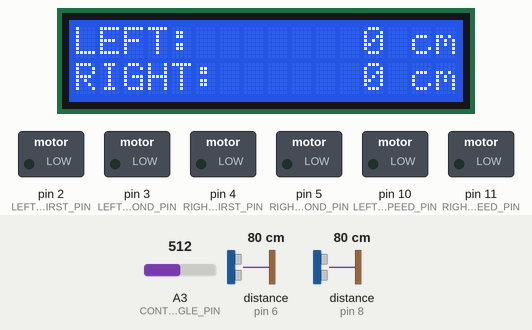
Recording of a sketch running on a simulated Arduino Uno, built with avr-gcc and run on an emulated ATmega328P. On the bench: 16×2 character LCD, switched loads named in the sketch (green lamp = pin HIGH). Wiring (inferred from the names in the program): 2 × ultrasonic range finder: trigger pin 7, echo pin 6 / trigger pin 9, echo pin 8. The inputs (shaded band) are chosen by the test bench; at power-on: distance to the obstacle (sensors on pin 6, pin 8) 80 cm, A3 (CONTROLLER_TOGGLE_PIN) = 512. The echo pulse lasts 58.3 µs per cm; pins used as bus, display or sensor lines are not drawn.

Above: at 3.2 s.
3.3 s: distance to the obstacle (sensor on pin 6) set to 18 cm
At 4.8 s:
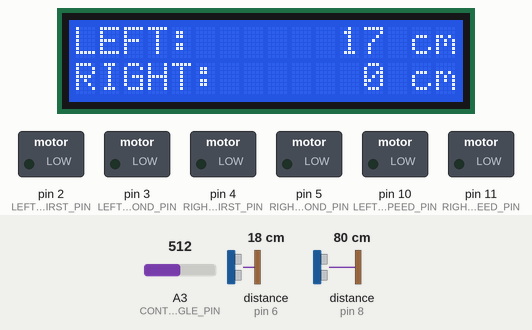
5.7 s: distance to the obstacle (sensor on pin 6) set to 14 cm
At 5.93 s:
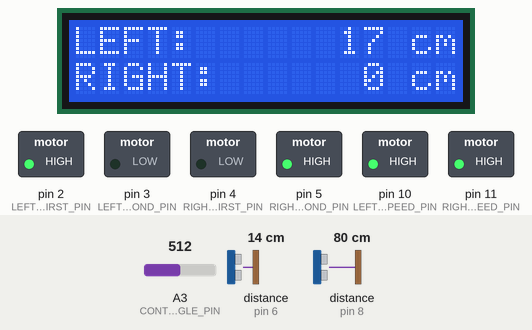
7.7 s: distance to the obstacle (sensor on pin 6) set to 9 cm
At 9.55 s:
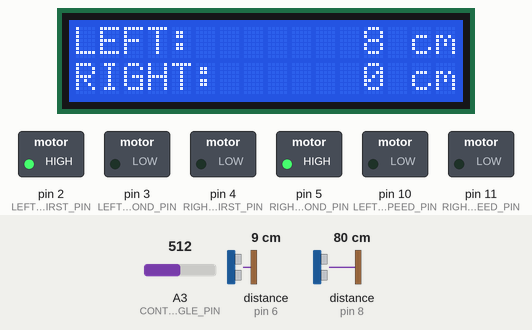
10.7 s: distance to the obstacle (sensor on pin 8) set to 17 cm
At 11.95 s:
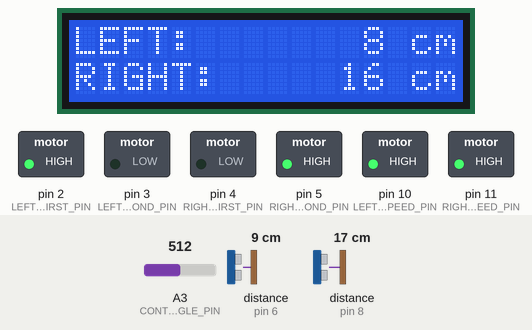
13.2 s: distance to the obstacle (sensor on pin 8) set to 14 cm
At 13.39 s:
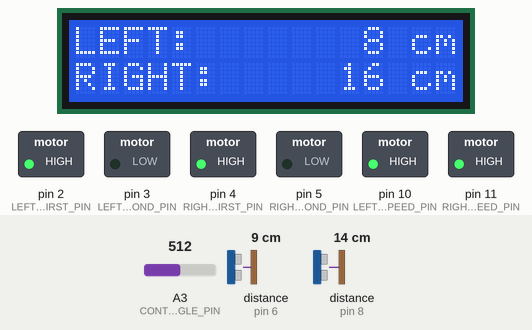
15.3 s: distance to the obstacle (sensor on pin 6) set to 23 cm
At 15.51 s:
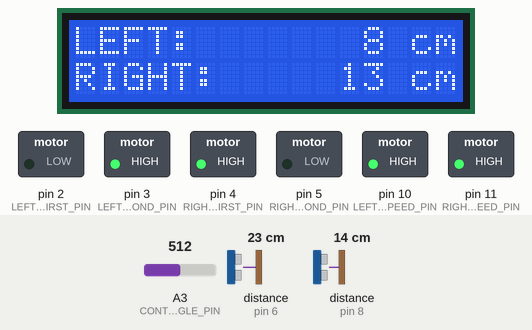
Timing chart, 0 to 18.4 s (numbered marks = the images above; inputs shaded):
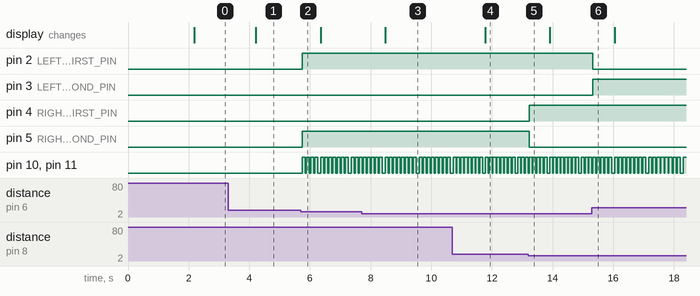

Measured:
- the behaviour switches between 16 and 15 cm on distance to the obstacle (sensor on pin 6) (found by bisection; images 1 and 2)
- the behaviour switches between 16 and 15 cm on distance to the obstacle (sensor on pin 8) (found by bisection; images 4 and 5)
- after the input at 3.3 s, the display: changes after 0.92 s (image 1)
- after the input at 5.7 s, pin 2 (LEFT_MOTOR_FIRST_PIN), pin 5 (RIGHT_MOTOR_SECOND_PIN): LOW → HIGH after 0.05 s; pin 10 (LEFT_MOTOR_SPEED_PIN), pin 11 (RIGHT_MOTOR_SPEED_PIN): LOW → HIGH after 0.05 s, then moves between LOW and HIGH, repeating every 0.87 s
- after the input at 7.7 s, the display: changes after 0.79 s (image 3)
- after the input at 10.7 s, the display: changes after 1.1 s (image 4)
- after the input at 13.2 s, pin 4 (RIGHT_MOTOR_FIRST_PIN): LOW → HIGH at once; pin 5 (RIGHT_MOTOR_SECOND_PIN): HIGH → LOW at once
- after the input at 15.3 s, pin 2 (LEFT_MOTOR_FIRST_PIN): HIGH → LOW at once; pin 3 (LEFT_MOTOR_SECOND_PIN): LOW → HIGH at once

The sketch:

src.ino
```cpp
#include <string.h>
#include <ctype.h>
#include <math.h>

#include <Wire.h>
#include <LCD.h>
#include <LiquidCrystal_I2C.h>

/* ========================================================================================================
 *
 *                                                GLOBAL VARIABLES
 *
 * ======================================================================================================== */

/* Ultrasonic sensor pins. */
const int LEFT_TRIG_PIN = 7;
const int LEFT_ECHO_PIN = 6;
const int RIGHT_TRIG_PIN = 9;
const int RIGHT_ECHO_PIN = 8;

/* Motor pins. Note that both the front and back wheels on either side are connected to the SAME pins. */
const int LEFT_MOTOR_FIRST_PIN = 2;
const int LEFT_MOTOR_SECOND_PIN = 3;
const int LEFT_MOTOR_SPEED_PIN = 10;
const int RIGHT_MOTOR_FIRST_PIN = 4;
const int RIGHT_MOTOR_SECOND_PIN = 5;
const int RIGHT_MOTOR_SPEED_PIN = 11;

/* LCD I2C bus address. */
const int LCD_I2C_ADDRESS = 0x3F;

/* LCD object used throughout program. */
LiquidCrystal_I2C lcd(LCD_I2C_ADDRESS, 2, 1, 0, 4, 5, 6, 7);

/* Controller mode toggle pin (analog). */
const int CONTROLLER_TOGGLE_PIN = 3;

/* Controller mode read pin (analog). */
const int CONTROLLER_READ_PIN = 2;

/* Used for determining movement requested by user of manual mode. */
typedef enum ControllerAction {
    CONTROLLER_NO_MOVEMENT,
    CONTROLLER_FORWARD,
    CONTROLLER_BACKWARD,
    CONTROLLER_LEFT,
    CONTROLLER_RIGHT
} ControllerAction;

/* ========================================================================================================
 *
 *                                              ULTRASONIC SENSOR I/O
 *
 * ======================================================================================================== */

/* Returns the distance of the closest object in front of the ultrasonic sensor (in centimeters). */
unsigned pulse_left_ultrasonic_sensor(void);
unsigned pulse_right_ultrasonic_sensor(void);

/* Alias for pulse_left/right. */
unsigned write_ultrasonic_sensor(int trig_pin, int echo_pin);

/* ========================================================================================================
 *
 *                                                   MOTOR I/O
 *
 * ======================================================================================================== */

/* Makes the chassis move forwards/backwards for the given duration. */
void move_forward(unsigned milliseconds);
void move_backward(unsigned milliseconds);

/* Rotates the chassis for the given duration. */
void rotate_left(unsigned milliseconds);
void rotate_right(unsigned milliseconds);

/* Alias for rotate_left/right and move_forward/backward. */
void write_motors(unsigned milliseconds, int low_left_pin, int high_left_pin, int low_right_pin, int high_right_pin);

/* ========================================================================================================
 *
 *                                                   LCD I/O
 *
 * ======================================================================================================== */

/* Prints the message out to the LCD screen. 2x16 array of characters possible. */
void print_message(const char *message);

/* Prints out the distance measured by each ultrasonic sensor on a 1 second interval. */
void print_distances(unsigned left_distance, unsigned right_distance);

/* ========================================================================================================
 *
 *                                                CONTROLLER I/O
 *
 * ======================================================================================================== */

/* Checks to see if the controller mode is toggled. */
bool controller_mode_toggled(void);

/* Returns the requested movement by controller if any. */
ControllerAction poll_controller_action(void);

/* ========================================================================================================
 *
 *                                           MAIN SETUP/LOOP FUNCTIONS
 *
 * ======================================================================================================== */

/* The ultrasonic sensors, motors, and LCD require setup. */
void setup(void) {
    pinMode(LEFT_TRIG_PIN, OUTPUT);
    pinMode(LEFT_ECHO_PIN, INPUT);
    pinMode(RIGHT_TRIG_PIN, OUTPUT);
    pinMode(RIGHT_ECHO_PIN, INPUT);

    pinMode(LEFT_MOTOR_FIRST_PIN, OUTPUT);
    pinMode(LEFT_MOTOR_SECOND_PIN, OUTPUT);
    pinMode(LEFT_MOTOR_SPEED_PIN, OUTPUT);
    pinMode(RIGHT_MOTOR_FIRST_PIN, OUTPUT);
    pinMode(RIGHT_MOTOR_SECOND_PIN, OUTPUT);
    pinMode(RIGHT_MOTOR_SPEED_PIN, OUTPUT);

    lcd.begin(16, 2);
    lcd.setBacklightPin(3, POSITIVE);
    lcd.setBacklight(HIGH);
    lcd.home();

    delay(2000);
}

/* Use controller if available, otherwise try to follow object in field of vision. Print distances measured. */
void loop(void) {
    if (controller_mode_toggled()) {
        ControllerAction action = poll_controller_action();

        if (action == CONTROLLER_FORWARD) {
            move_forward(10);
        } else if (action == CONTROLLER_BACKWARD) {
            move_backward(10);
        } else if (action == CONTROLLER_LEFT) {
            rotate_left(10);
        } else if (action == CONTROLLER_RIGHT) {
            rotate_right(10);
        } else {
            print_distances(pulse_left_ultrasonic_sensor(), pulse_right_ultrasonic_sensor());
        }
    } else {
        unsigned left_distance = pulse_left_ultrasonic_sensor();
        unsigned right_distance = pulse_right_ultrasonic_sensor();

        print_distances(left_distance, right_distance);

        if (left_distance < 35 && left_distance > 20 && right_distance < 35 && right_distance > 20) {
            move_forward(100);
        } else if (left_distance < 15 && left_distance > 5 && right_distance < 15 && right_distance > 5) {
            move_backward(100);
        } else if (left_distance < 15 && left_distance > 5) {
            rotate_right(100);
        } else if (right_distance < 15 && right_distance > 5) {
            rotate_left(100);
        }
    }
}

/* ========================================================================================================
 *
 *                                              ULTRASONIC SENSOR I/O
 *
 * ======================================================================================================== */

unsigned pulse_left_ultrasonic_sensor(void) {
    return write_ultrasonic_sensor(LEFT_TRIG_PIN, LEFT_ECHO_PIN);
}

unsigned pulse_right_ultrasonic_sensor(void) {
    return write_ultrasonic_sensor(RIGHT_TRIG_PIN, RIGHT_ECHO_PIN);
}

unsigned write_ultrasonic_sensor(int trig_pin, int echo_pin) {
    /* Essentially this function takes the rolling average over a series of readings to get a more accurate
     * distance measured. These ultrasonic sensors are cheap and old so this is 100% necessary. */
    static const int MAX_SAMPLE_SIZE = 10;
    static const int THRESHOLD = 20;
    static const int BYPASS_POOL_SIZE = 3;

    int current_sample_size = 0;
    int sum = 0;
    for (int j = 0; j < MAX_SAMPLE_SIZE; ++j) {
        /* Filter out unwanted noise by briefly waiting. */
        digitalWrite(trig_pin, LOW);
        delayMicroseconds(10);

        /* Create a 5 microsecond pulse. */
        digitalWrite(trig_pin, HIGH);
        delayMicroseconds(5);
        digitalWrite(trig_pin, LOW);

        /* Speed of sound is 340 m/s, or 0.034 centimeters/microsecond. Pulse has to travel to the object and
         * back, meaning it has to travel twice the distance, so divide by 2. */
        unsigned distance = pulseIn(echo_pin, HIGH, 2000) * 0.034 / 2;

        /* Discard readings outside threshold. */
        if (current_sample_size < BYPASS_POOL_SIZE || abs(distance - sum / current_sample_size) <= THRESHOLD) {
            sum += distance;
            ++current_sample_size;
        }
    }

    return sum / current_sample_size;
}

/* ========================================================================================================
 *
 *                                                   MOTOR I/O
 *
 * ======================================================================================================== */

void move_forward(unsigned milliseconds) {
    write_motors(milliseconds, LEFT_MOTOR_FIRST_PIN, LEFT_MOTOR_SECOND_PIN, RIGHT_MOTOR_FIRST_PIN, RIGHT_MOTOR_SECOND_PIN);
}

void move_backward(unsigned milliseconds) {
    write_motors(milliseconds, LEFT_MOTOR_SECOND_PIN, LEFT_MOTOR_FIRST_PIN, RIGHT_MOTOR_SECOND_PIN, RIGHT_MOTOR_FIRST_PIN);
}

void rotate_left(unsigned milliseconds) {
    write_motors(milliseconds, LEFT_MOTOR_FIRST_PIN, LEFT_MOTOR_SECOND_PIN, RIGHT_MOTOR_SECOND_PIN, RIGHT_MOTOR_FIRST_PIN);
}

void rotate_right(unsigned milliseconds) {
    write_motors(milliseconds, LEFT_MOTOR_SECOND_PIN, LEFT_MOTOR_FIRST_PIN, RIGHT_MOTOR_FIRST_PIN, RIGHT_MOTOR_SECOND_PIN);
}

void write_motors(unsigned milliseconds, int low_left_pin, int high_left_pin, int low_right_pin, int high_right_pin) {
    /* Basically, the direction of electric potential/current determines the direction the wheels spin. */
    digitalWrite(low_left_pin, LOW);
    digitalWrite(high_left_pin, HIGH);
    digitalWrite(low_right_pin, LOW);
    digitalWrite(high_right_pin, HIGH);

    /* Set the speed for the duration. */
    analogWrite(LEFT_MOTOR_SPEED_PIN, 255);
    analogWrite(RIGHT_MOTOR_SPEED_PIN, 255);
    delay(milliseconds);

    /* Set the speed back to 0. */
    analogWrite(LEFT_MOTOR_SPEED_PIN, 0);
    analogWrite(RIGHT_MOTOR_SPEED_PIN, 0);
}

/* ========================================================================================================
 *
 *                                                   LCD I/O
 *
 * ======================================================================================================== */

void print_message(const char *message) {
    lcd.clear();

    /* Print top row, then bottom. */
    for (int i = 0, length = strlen(message); i < length; ++i) {
        if (i == 16) {
            lcd.setCursor(0, 1);
        }
        lcd.print(message[i]);
    }
}

void print_distances(unsigned left_distance, unsigned right_distance) {
    static unsigned long change_in_time = 0;

    if (millis() - change_in_time > 1000) {
        change_in_time = millis();

        char msg[32];
        sprintf(msg, "LEFT:  %6u cmRIGHT: %6u cm", pulse_left_ultrasonic_sensor(), pulse_right_ultrasonic_sensor());
        print_message(msg);
    }
}

/* ========================================================================================================
 *
 *                                                CONTROLLER I/O
 *
 * ======================================================================================================== */

bool controller_mode_toggled(void) {
    return analogRead(CONTROLLER_TOGGLE_PIN) > 900;
}

ControllerAction poll_controller_action(void) {
    int state = analogRead(CONTROLLER_READ_PIN);

    /* These values are based on the potential difference across different resistors on the controller. */
    if (state > 950) {
        return CONTROLLER_FORWARD;
    } else if (state > 850) {
        return CONTROLLER_LEFT;
    } else if (state > 490) {
        return CONTROLLER_BACKWARD;
    } else if (state > 320) {
        return CONTROLLER_RIGHT;
    } else {
        return CONTROLLER_NO_MOVEMENT;
    }
}
```
